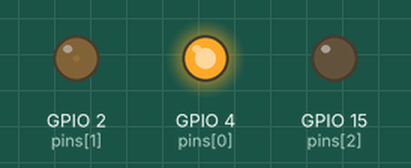
Simulated run of this program. Board: ESP32 board running MicroPython. On the bench: output pins drawn as LEDs (lit = HIGH). What the program prints to the serial console is not drawn.

Above: at 0.05 s.
At 1.85 s:
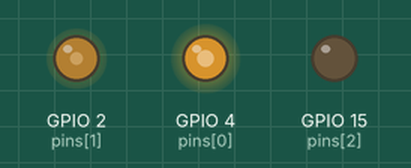
At 3.65 s:
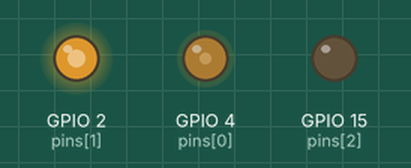
At 7.25 s:
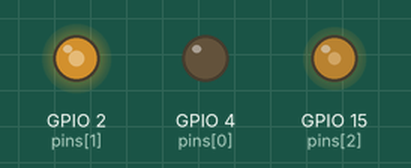
At 10.85 s:
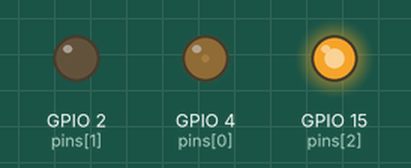
At 14.55 s:
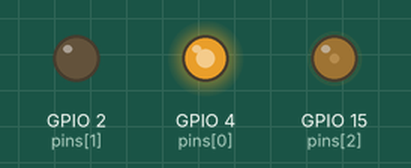
Timing chart, 0 to 20.2 s (numbered marks = the images above):
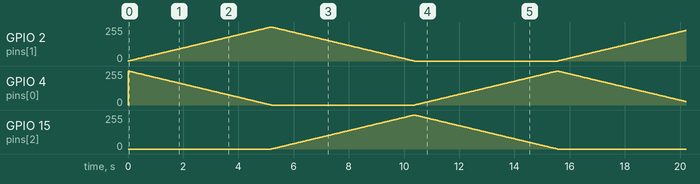

The program:

GradientColorLight.py
```python
from machine import Pin,PWM
import time

pins=[4,2,15];

pwm0=PWM(Pin(pins[0]),1000)
pwm1=PWM(Pin(pins[1]),1000)
pwm2=PWM(Pin(pins[2]),1000)

red=0                  #red
green=0                #green
blue=0                 #blue

def setColor():
    pwm0.duty(red)
    pwm1.duty(green)
    pwm2.duty(blue)

def wheel(pos):
    global red,green,blue
    WheelPos=pos%1023
    print(WheelPos)
    if WheelPos<341:
        red=1023-WheelPos*3
        green=WheelPos*3
        blue=0

    elif WheelPos>=341 and WheelPos<682:
        WheelPos -= 341;
        red=0
        green=1023-WheelPos*3
        blue=WheelPos*3
    else :
        WheelPos -= 682;
        red=WheelPos*3
        green=0
        blue=1023-WheelPos*3

try:
    while True:
        for i in range(0,1023):
            wheel(i)
            setColor()
            time.sleep_ms(15)
except:
    pwm0.deinit()
    pwm1.deinit()
    pwm2.deinit()
```
